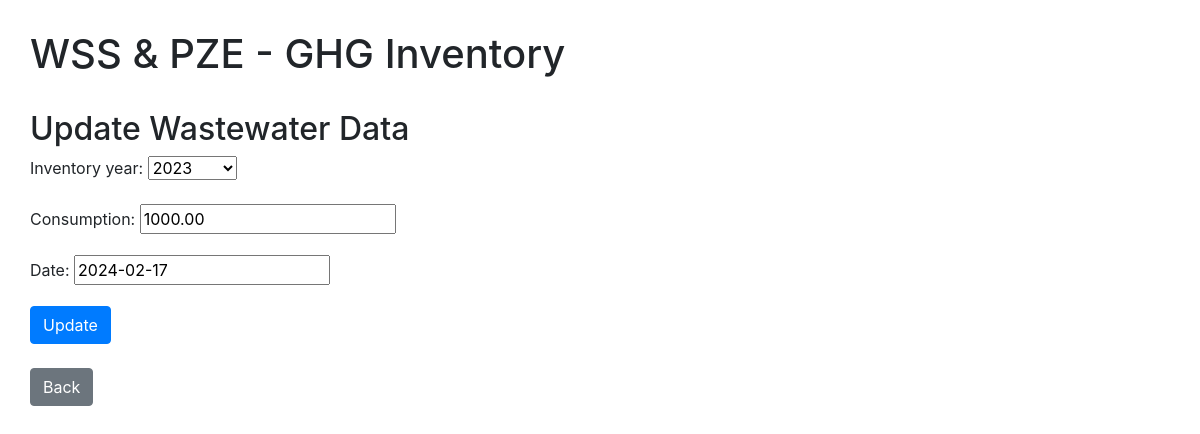
The app's page /ghg/scope3/wastewater/update/1/ with its own data.
### ghg_inventory/models.py (models this page shows)
class Wastewater(models.Model):
    inventory_year = models.ForeignKey(Inventory_Year, on_delete=models.CASCADE)
    consumption = models.DecimalField(max_digits=10, decimal_places=2)
    date = models.DateField()
    emission = models.FloatField()

### ghg_inventory/views.py (the view)
# urls.py: path('scope3/wastewater/update/<int:pk>/', views.WastewaterUpdateView.as_view(), name='wastewater_update'),
class WastewaterUpdateView(UpdateView):
    model = Wastewater
    fields = ['inventory_year', 'consumption', 'date']
    template_name_suffix = '_update_form'
    success_url = reverse_lazy('wastewater')

### ghg_inventory/models.py (called while the page is built)
    def __str__(self):
        return str(self.year)

### ghg_inventory/templates/ghg_inventory/wastewater_update_form.html (shortened to what this page needs)
{% extends 'ghg_inventory/base.html' %}
{% block content %}
    <h2>Update Wastewater Data</h2>
    <form method="POST">
    {{ form.as_p }}
    <button type="submit" class="btn btn-primary">Update</button>
    </form>
    <br>
    <a type="button" class="btn btn-secondary" href="{%url 'wastewater'%}"> Back </a>
{% endblock %}

### records on screen
Wastewater: inventory_year "2023", consumption "1000.00", date "2024-02-17"
